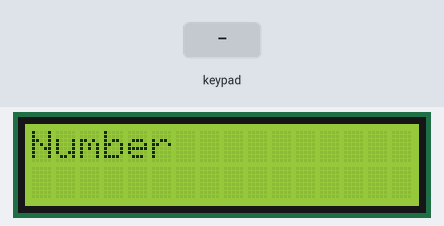
This sketch was run on a simulated Arduino Mega 2560, built with avr-gcc and run on an emulated ATmega2560. Shown: 16×2 character LCD. The test bench sets the inputs (shaded band).

Above: at 1.2 s.
1.3 s: keypad keys 3 6 3 4 3 2 3 0 # pressed 0.4 s apart
At 6.6 s:
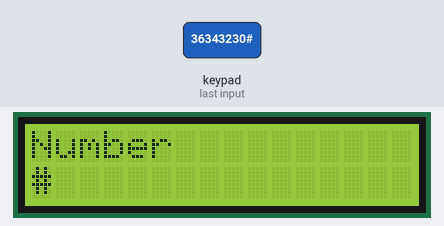
6.9 s: key 'A' pressed
At 7.4 s:
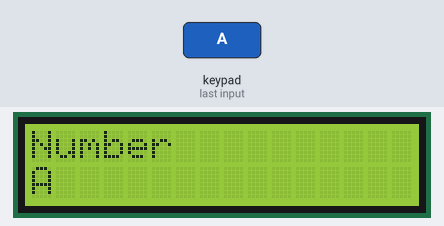
8.4 s: key 'B' pressed
At 8.7 s:
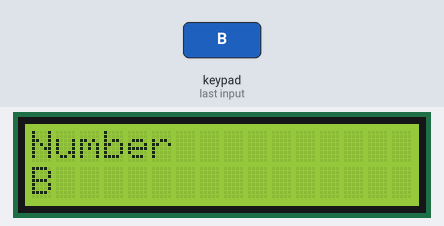
9.9 s: keypad keys 3 6 3 4 3 2 3 0 * pressed 0.4 s apart
At 15.2 s:
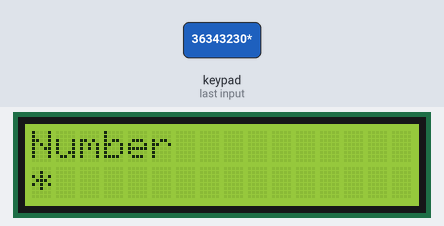
15.5 s: key 'C' pressed
At 16.5 s:
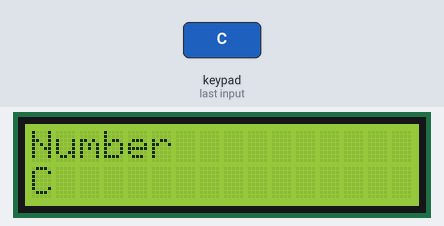
17.0 s: keypad keys 3 6 3 4 3 2 3 0 D pressed 0.4 s apart
At 17.4 s:
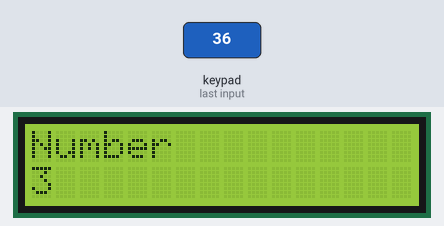
Timing chart, 0 to 20.0 s (numbered marks = the images above; inputs shaded):
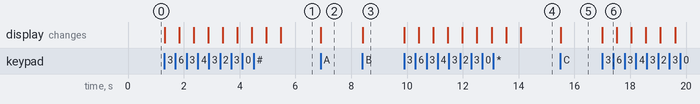

The sketch:

New-LCD-display.ino
```cpp
/*This code prints the key pressed on the keypad to the LCD display*/
#include <Keypad.h>
#include <LiquidCrystal.h>

const byte numRows= 4; //number of rows on the keypad
const byte numCols= 4;  //number of columns on the keypad

//keymap defines the key pressed according to the row and columns
char keymap[numRows][numCols]=
{
{'1', '2', '3', 'A'},
{'4', '5', '6', 'B'},
{'7', '8', '9', 'C'},
{'*', '0', '#', 'D'}
};

//Code that shows the the keypad connections to the Arduino terminals
byte rowPins[numRows] = {36,34,32,30};   //Rows 0 to 3
byte colPins[numCols] = {28,26,24,22};       //Columns 0 to 3

//initializes an instance of the Keypad class
Keypad myKeypad = Keypad(makeKeymap(keymap), rowPins, colPins, numRows, numCols);

LiquidCrystal lcd (8, 9, 4, 5, 6, 7);  // select the pins used on the LCD panel

void setup() {
       lcd.begin(16,2);
       lcd.print("Number");
}


//If key is pressed, this key is stored in 'keypressed' variable and printed out
void loop() {
      char keypressed = myKeypad.getKey();
      if (keypressed != NO_KEY) {
          lcd.setCursor(0,1);    // Place the cursor on the 0 position of the row 1
          lcd.print(keypressed);    //Print variable times which increase (+1)every time the loop is executed
          delay(500);
     }
}
```

Measured:
- after the input at 1.3 s, the display: first changes at once (image 1 shows a later state)
- after the input at 6.9 s, the display: changes at once (image 2)
- after the input at 8.4 s, the display: changes at once (image 3)
- after the input at 9.9 s, the display: first changes at once (image 4 shows a later state)
- after the input at 15.5 s, the display: changes at once (image 5)
- after the input at 17.0 s, the display: changes at once (image 6)
